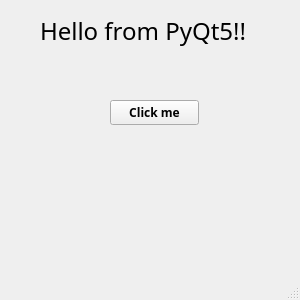
<?xml version="1.0" encoding="UTF-8"?>
<ui version="4.0">
 <class>MainWindow</class>
 <widget class="QMainWindow" name="MainWindow">
  <property name="geometry">
   <rect>
    <x>0</x>
    <y>0</y>
    <width>300</width>
    <height>300</height>
   </rect>
  </property>
  <property name="windowTitle">
   <string>MainWindow</string>
  </property>
  <widget class="QWidget" name="centralwidget">
   <widget class="QLabel" name="text">
    <property name="geometry">
     <rect>
      <x>40</x>
      <y>10</y>
      <width>231</width>
      <height>41</height>
     </rect>
    </property>
    <property name="font">
     <font>
      <family>Montserrat</family>
      <pointsize>18</pointsize>
     </font>
    </property>
    <property name="text">
     <string>Hello from PyQt5!!</string>
    </property>
   </widget>
   <widget class="QPushButton" name="btn">
    <property name="geometry">
     <rect>
      <x>110</x>
      <y>100</y>
      <width>89</width>
      <height>25</height>
     </rect>
    </property>
    <property name="font">
     <font>
      <family>Montserrat</family>
      <weight>75</weight>
      <bold>true</bold>
     </font>
    </property>
    <property name="text">
     <string>Click me</string>
    </property>
   </widget>
  </widget>
  <widget class="QMenuBar" name="menubar">
   <property name="geometry">
    <rect>
     <x>0</x>
     <y>0</y>
     <width>300</width>
     <height>22</height>
    </rect>
   </property>
  </widget>
  <widget class="QStatusBar" name="statusbar"/>
 </widget>
 <resources/>
 <connections/>
</ui>
